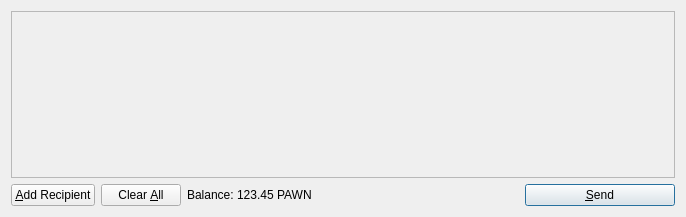
<?xml version="1.0" encoding="UTF-8"?>
<ui version="4.0">
 <class>SendCoinsDialog</class>
 <widget class="QDialog" name="SendCoinsDialog">
  <property name="geometry">
   <rect>
    <x>0</x>
    <y>0</y>
    <width>686</width>
    <height>217</height>
   </rect>
  </property>
  <property name="windowTitle">
   <string>Send Coins</string>
  </property>
  <layout class="QVBoxLayout" name="verticalLayout">
   <item>
    <widget class="QScrollArea" name="scrollArea">
     <property name="widgetResizable">
      <bool>true</bool>
     </property>
     <widget class="QWidget" name="scrollAreaWidgetContents">
      <property name="geometry">
       <rect>
        <x>0</x>
        <y>0</y>
        <width>660</width>
        <height>149</height>
       </rect>
      </property>
      <layout class="QVBoxLayout" name="verticalLayout_2">
       <property name="margin">
        <number>0</number>
       </property>
       <item>
        <layout class="QVBoxLayout" name="entries">
         <property name="spacing">
          <number>6</number>
         </property>
        </layout>
       </item>
       <item>
        <spacer name="verticalSpacer">
         <property name="orientation">
          <enum>Qt::Vertical</enum>
         </property>
         <property name="sizeHint" stdset="0">
          <size>
           <width>20</width>
           <height>40</height>
          </size>
         </property>
        </spacer>
       </item>
      </layout>
     </widget>
    </widget>
   </item>
   <item>
    <layout class="QHBoxLayout" name="horizontalLayout">
     <item>
      <widget class="QPushButton" name="addButton">
       <property name="toolTip">
        <string>Send to multiple recipients at once</string>
       </property>
       <property name="text">
        <string>&amp;Add Recipient</string>
       </property>
       <property name="autoDefault">
        <bool>false</bool>
       </property>
      </widget>
     </item>
     <item>
      <widget class="QPushButton" name="clearButton">
       <property name="sizePolicy">
        <sizepolicy hsizetype="Minimum" vsizetype="Fixed">
         <horstretch>0</horstretch>
         <verstretch>0</verstretch>
        </sizepolicy>
       </property>
       <property name="toolTip">
        <string>Remove all transaction fields</string>
       </property>
       <property name="text">
        <string>Clear &amp;All</string>
       </property>
       <property name="autoRepeatDelay">
        <number>300</number>
       </property>
       <property name="autoDefault">
        <bool>false</bool>
       </property>
      </widget>
     </item>
     <item>
      <layout class="QHBoxLayout" name="horizontalLayout_2">
       <property name="spacing">
        <number>3</number>
       </property>
       <item>
        <widget class="QLabel" name="label">
         <property name="text">
          <string>Balance:</string>
         </property>
        </widget>
       </item>
       <item>
        <widget class="QLabel" name="labelBalance">
         <property name="cursor">
          <cursorShape>IBeamCursor</cursorShape>
         </property>
         <property name="text">
          <string>123.45 PAWN</string>
         </property>
         <property name="textInteractionFlags">
          <set>Qt::LinksAccessibleByMouse|Qt::TextSelectableByKeyboard|Qt::TextSelectableByMouse</set>
         </property>
        </widget>
       </item>
      </layout>
     </item>
     <item>
      <spacer name="horizontalSpacer">
       <property name="orientation">
        <enum>Qt::Horizontal</enum>
       </property>
       <property name="sizeHint" stdset="0">
        <size>
         <width>40</width>
         <height>20</height>
        </size>
       </property>
      </spacer>
     </item>
     <item>
      <widget class="QPushButton" name="sendButton">
       <property name="minimumSize">
        <size>
         <width>150</width>
         <height>0</height>
        </size>
       </property>
       <property name="toolTip">
        <string>Confirm the send action</string>
       </property>
       <property name="text">
        <string>&amp;Send</string>
       </property>
       <property name="icon">
        <iconset resource="../bitcoin.qrc">
         <normaloff>:/icons/send</normaloff>:/icons/send</iconset>
       </property>
       <property name="default">
        <bool>true</bool>
       </property>
      </widget>
     </item>
    </layout>
   </item>
  </layout>
 </widget>
 <resources>
  <include location="../bitcoin.qrc"/>
 </resources>
 <connections/>
</ui>
